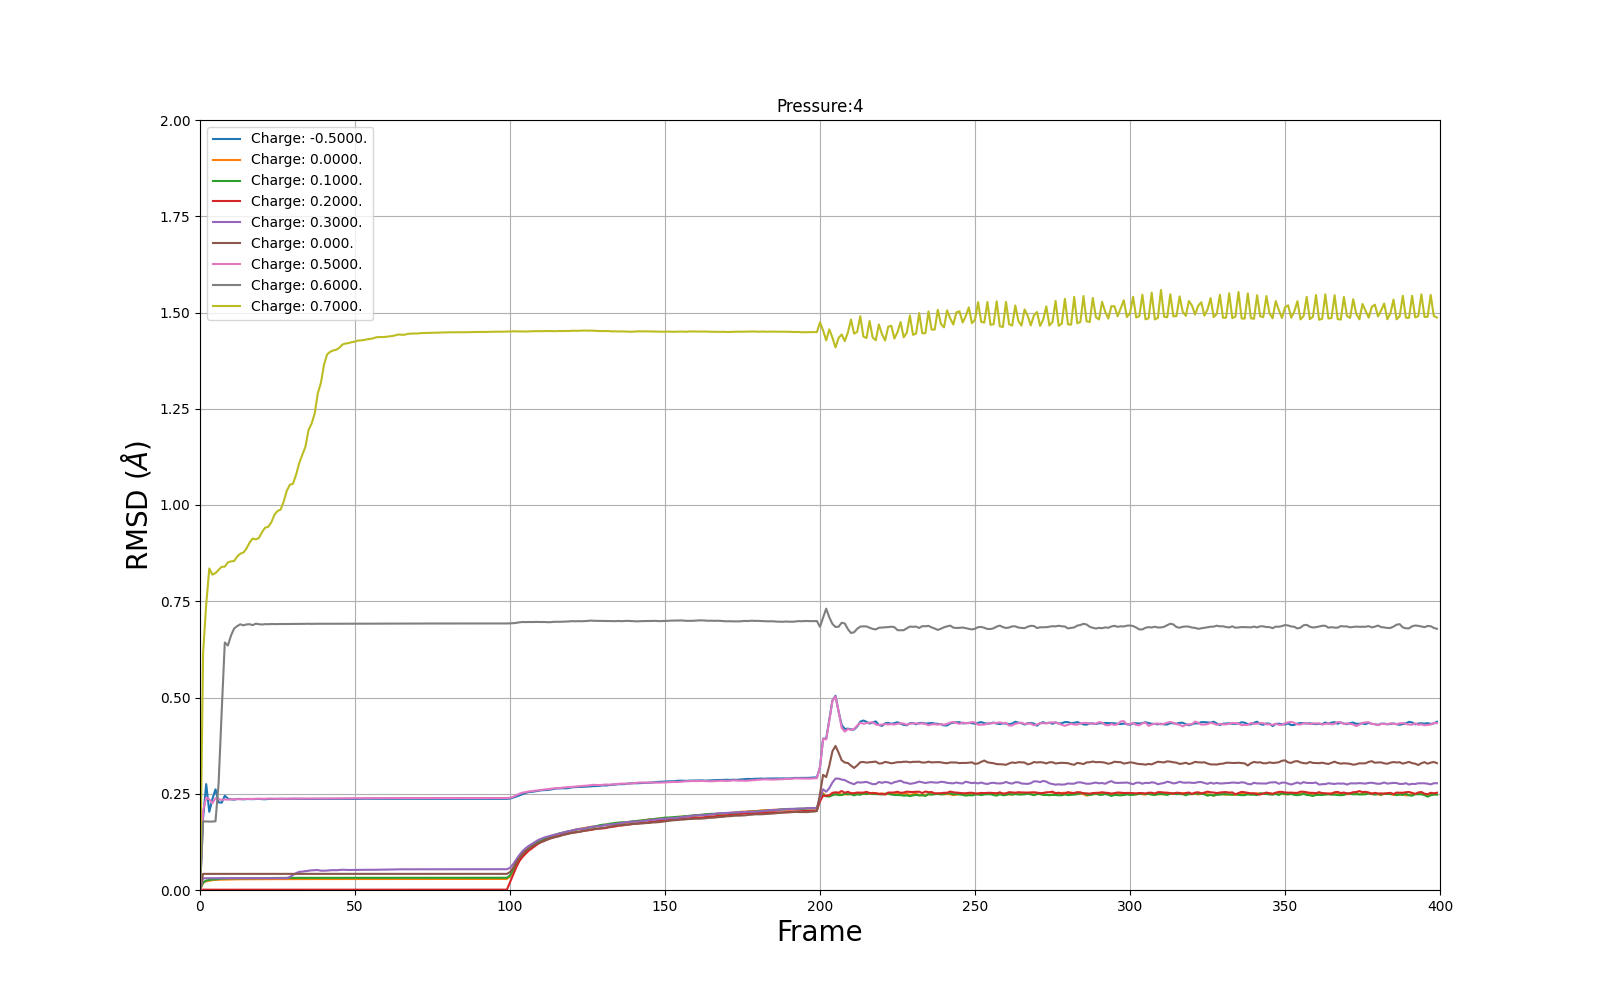

This chart was generated by the following Python code:
import glob
import statistics
import os

import matplotlib.pyplot as plt

pressure = ["0.001", "1", "1.01325", "1.5", "2", "3", "4"]
for pres in pressure:
	os.chdir("Pressure_" + pres + "_RMSD")
	X = []
	Y = []
	charge_value = []

	mean_file = open("Pressure_" + pres + "RMSD_mean.txt", "w")

	for file_name in glob.glob("*_RMSD.dat"):
		charge_value.append(file_name.replace('_RMSD.dat', '').replace('2_1_','Charge: ').replace('_3_6','').replace('_','.').replace(pres,''))
		x = []
		y = []
		for line in open(file_name,'r'):
			values = [float(s) for s in line.split( )]
			x.append(values[0])
			y.append(values[1])
		file_name_splitted = file_name.replace('_', '\t')
		file_name_splitted = file_name_splitted.replace('_RMSD.dat', '\t')
		print(file_name_splitted)
		mean_file.write(str(file_name_splitted) + '\t' + str(statistics.mean(y)) + "\n")
		X.append(x)
		Y.append(y)

	font = {'size': 20,}
	plt.figure(figsize=(16,10))
	plt.ylabel('RMSD ($\AA$)',fontdict=font)
	plt.xlabel('Frame',fontdict=font)
	for i in range(0,len(X)):
		plt.plot(X[i], Y[i])

	plt.title('Pressure:' + str(pres))
	plt.axis([0, 400, 0, 2.0])
	plt.legend(charge_value)
	plt.grid()
	plt.savefig('RMSD_all.png')
	plt.show()
	os.chdir("..")
